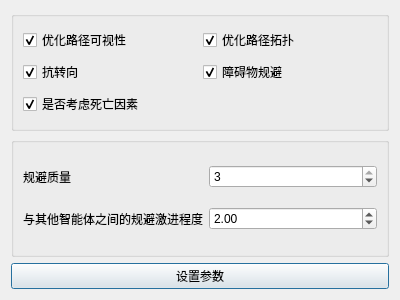
<?xml version="1.0" encoding="UTF-8"?>
<ui version="4.0">
 <class>AgentParam</class>
 <widget class="QDialog" name="AgentParam">
  <property name="geometry">
   <rect>
    <x>0</x>
    <y>0</y>
    <width>400</width>
    <height>300</height>
   </rect>
  </property>
  <property name="windowTitle">
   <string>添加智能体</string>
  </property>
  <layout class="QVBoxLayout" name="verticalLayout">
   <item>
    <widget class="QGroupBox" name="groupBox">
     <property name="title">
      <string/>
     </property>
     <layout class="QGridLayout" name="gridLayout">
      <item row="2" column="0">
       <widget class="QCheckBox" name="isConsiderDie">
        <property name="text">
         <string>是否考虑死亡因素</string>
        </property>
        <property name="checked">
         <bool>true</bool>
        </property>
       </widget>
      </item>
      <item row="1" column="1">
       <widget class="QCheckBox" name="obstacleAvoidance">
        <property name="text">
         <string>障碍物规避</string>
        </property>
        <property name="checked">
         <bool>true</bool>
        </property>
       </widget>
      </item>
      <item row="0" column="0">
       <widget class="QCheckBox" name="optimizePathVisibility">
        <property name="text">
         <string>优化路径可视性</string>
        </property>
        <property name="checked">
         <bool>true</bool>
        </property>
       </widget>
      </item>
      <item row="0" column="1">
       <widget class="QCheckBox" name="optimizePathTopology">
        <property name="text">
         <string>优化路径拓扑</string>
        </property>
        <property name="checked">
         <bool>true</bool>
        </property>
       </widget>
      </item>
      <item row="1" column="0">
       <widget class="QCheckBox" name="anticipateTurn">
        <property name="text">
         <string>抗转向</string>
        </property>
        <property name="checked">
         <bool>true</bool>
        </property>
       </widget>
      </item>
     </layout>
    </widget>
   </item>
   <item>
    <widget class="QGroupBox" name="groupBox_2">
     <property name="title">
      <string/>
     </property>
     <layout class="QGridLayout" name="gridLayout_2">
      <item row="0" column="1">
       <widget class="QSpinBox" name="obstacleAvoidanceType">
        <property name="maximum">
         <number>3</number>
        </property>
        <property name="value">
         <number>3</number>
        </property>
       </widget>
      </item>
      <item row="1" column="0">
       <widget class="QLabel" name="label_2">
        <property name="text">
         <string>与其他智能体之间的规避激进程度</string>
        </property>
       </widget>
      </item>
      <item row="1" column="1">
       <widget class="QDoubleSpinBox" name="separationWeight">
        <property name="maximum">
         <double>20.000000000000000</double>
        </property>
        <property name="singleStep">
         <double>1.000000000000000</double>
        </property>
        <property name="value">
         <double>2.000000000000000</double>
        </property>
       </widget>
      </item>
      <item row="0" column="0">
       <widget class="QLabel" name="label">
        <property name="text">
         <string>规避质量</string>
        </property>
       </widget>
      </item>
     </layout>
    </widget>
   </item>
   <item>
    <widget class="QPushButton" name="pushButtonSet">
     <property name="text">
      <string>设置参数</string>
     </property>
     <property name="checkable">
      <bool>true</bool>
     </property>
    </widget>
   </item>
  </layout>
 </widget>
 <resources/>
 <connections/>
</ui>
